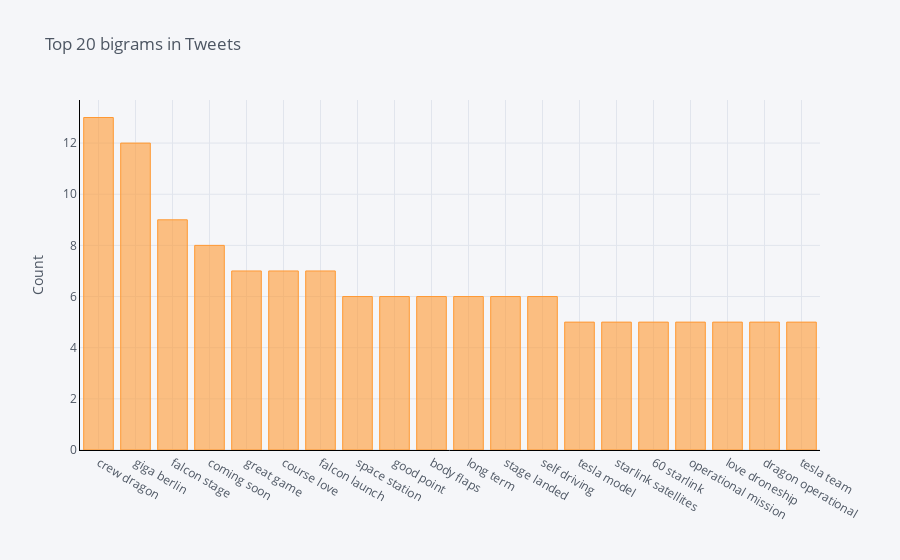

The cell this chart's notebook holds for it:
### Code cell
def get_top_n_bigram(corpus, n=None):
    vec = CountVectorizer(ngram_range=(2, 2), stop_words='english').fit(corpus)
    bag_of_words = vec.transform(corpus)
    sum_words = bag_of_words.sum(axis=0) 
    words_freq = [(word, sum_words[0, idx]) for word, idx in vec.vocabulary_.items()]
    words_freq = sorted(words_freq, key = lambda x: x[1], reverse=True)
    return words_freq[:n]

common_words = get_top_n_bigram(elonMusk_df['Cleaned_Text'], 20)

df_new = pd.DataFrame(common_words, columns = ['TweetText' , 'count'])
df_new.groupby('TweetText').sum()['count'].sort_values(ascending=False).iplot(
    kind='bar',
    yTitle='Count',
    linecolor='black',
    title='Top 20 bigrams in Tweets')

### Figure 1 — Plotly figure (JSON) as saved in the notebook; plotly's stock layout.template omitted (floating-point values rounded to 4 significant figures)
{"data": [{"marker": {"color": "rgba(255, 153, 51, 0.6)", "line": {"color": "rgba(255, 153, 51, 1.0)", "width": 1}}, "name": "count", "orientation": "v", "text": "", "type": "bar", "x": ["crew dragon", "giga berlin", "falcon stage", "coming soon", "great game", "course love", "falcon launch", "space station", "good point", "body flaps", "long term", "stage landed", "self driving", "tesla model", "starlink satellites", "60 starlink", "operational mission", "love droneship", "dragon operational", "tesla team"], "y": [13, 12, 9, 8, 7, 7, 7, 6, 6, 6, 6, 6, 6, 5, 5, 5, 5, 5, 5, 5]}], "layout": {"legend": {"bgcolor": "#F5F6F9", "font": {"color": "#4D5663"}}, "paper_bgcolor": "#F5F6F9", "plot_bgcolor": "#F5F6F9", "title": {"font": {"color": "#4D5663"}, "text": "Top 20 bigrams in Tweets"}, "xaxis": {"gridcolor": "#E1E5ED", "linecolor": "black", "showgrid": true, "tickfont": {"color": "#4D5663"}, "title": {"font": {"color": "#4D5663"}, "text": ""}, "zerolinecolor": "#E1E5ED"}, "yaxis": {"gridcolor": "#E1E5ED", "linecolor": "black", "showgrid": true, "tickfont": {"color": "#4D5663"}, "title": {"font": {"color": "#4D5663"}, "text": "Count"}, "zerolinecolor": "#E1E5ED"}}}
